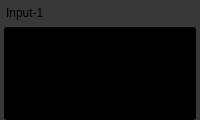
         <widget class="QFrame" name="inputDisplay1">
          <property name="sizePolicy">
           <sizepolicy hsizetype="Expanding" vsizetype="Expanding">
            <horstretch>0</horstretch>
            <verstretch>0</verstretch>
           </sizepolicy>
          </property>
          <property name="minimumSize">
           <size>
            <width>150</width>
            <height>120</height>
           </size>
          </property>
          <property name="styleSheet">
           <string notr="true">background-color: #383838; border-radius: 5px;</string>
          </property>
          <property name="frameShape">
           <enum>QFrame::Shape::StyledPanel</enum>
          </property>
          <property name="frameShadow">
           <enum>QFrame::Shadow::Raised</enum>
          </property>
          <layout class="QVBoxLayout" name="verticalLayout_input1">
           <property name="spacing">
            <number>2</number>
           </property>
           <property name="leftMargin">
            <number>4</number>
           </property>
           <property name="topMargin">
            <number>1</number>
           </property>
           <property name="rightMargin">
            <number>4</number>
           </property>
           <property name="bottomMargin">
            <number>0</number>
           </property>
           <item>
            <layout class="QHBoxLayout" name="horizontalLayout_input1Header">
             <property name="spacing">
              <number>4</number>
             </property>
             <item>
              <spacer name="horizontalSpacer_3">
               <property name="orientation">
                <enum>Qt::Horizontal</enum>
               </property>
               <property name="sizeType">
                <enum>QSizePolicy::Policy::Preferred</enum>
               </property>
               <property name="sizeHint" stdset="0">
                <size>
                 <width>2</width>
                 <height>20</height>
                </size>
               </property>
              </spacer>
             </item>
             <item>
              <widget class="QLabel" name="label_input1">
               <property name="text">
                <string>Input-1</string>
               </property>
              </widget>
             </item>
             <item>
              <spacer name="horizontalSpacer_input1">
               <property name="orientation">
                <enum>Qt::Horizontal</enum>
               </property>
               <property name="sizeHint" stdset="0">
                <size>
                 <width>40</width>
                 <height>20</height>
                </size>
               </property>
              </spacer>
             </item>
             <item>
              <widget class="QPushButton" name="input1SettingsButton">
               <property name="minimumSize">
                <size>
                 <width>24</width>
                 <height>24</height>
                </size>
               </property>
               <property name="maximumSize">
                <size>
                 <width>24</width>
                 <height>24</height>
                </size>
               </property>
               <property name="text">
                <string/>
               </property>
               <property name="icon">
                <iconset resource="resources.qrc">
                 <normaloff>:/icons/Settings.png</normaloff>:/icons/Settings.png</iconset>
               </property>
               <property name="iconSize">
                <size>
                 <width>16</width>
                 <height>16</height>
                </size>
               </property>
               <property name="flat">
                <bool>true</bool>
               </property>
              </widget>
             </item>
             <item>
              <widget class="QPushButton" name="input1AudioButton">
               <property name="minimumSize">
                <size>
                 <width>24</width>
                 <height>24</height>
                </size>
               </property>
               <property name="maximumSize">
                <size>
                 <width>24</width>
                 <height>24</height>
                </size>
               </property>
               <property name="text">
                <string/>
               </property>
               <property name="icon">
                <iconset resource="resources.qrc">
                 <normaloff>:/icons/Volume.png</normaloff>
                 <normalon>:/icons/Mute.png</normalon>:/icons/Volume.png</iconset>
               </property>
               <property name="iconSize">
                <size>
                 <width>16</width>
                 <height>16</height>
                </size>
               </property>
               <property name="checkable">
                <bool>true</bool>
               </property>
               <property name="flat">
                <bool>true</bool>
               </property>
              </widget>
             </item>
            </layout>
           </item>
           <item>
            <widget class="QFrame" name="inputVideoFrame1">
             <property name="sizePolicy">
              <sizepolicy hsizetype="Expanding" vsizetype="Expanding">
               <horstretch>0</horstretch>
               <verstretch>0</verstretch>
              </sizepolicy>
             </property>
             <property name="styleSheet">
              <string notr="true">background-color: black; border-radius: 3px;</string>
             </property>
             <property name="frameShape">
              <enum>QFrame::Shape::StyledPanel</enum>
             </property>
             <property name="frameShadow">
              <enum>QFrame::Shadow::Raised</enum>
             </property>
            </widget>
           </item>
          </layout>
         </widget>
